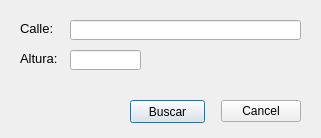
<?xml version="1.0" encoding="UTF-8"?>
<ui version="4.0">
 <class>dlgBuscarDireccion</class>
 <widget class="QDialog" name="dlgBuscarDireccion">
  <property name="geometry">
   <rect>
    <x>0</x>
    <y>0</y>
    <width>321</width>
    <height>138</height>
   </rect>
  </property>
  <property name="windowTitle">
   <string>Buscar Dirección</string>
  </property>
  <widget class="QDialogButtonBox" name="buttonBox">
   <property name="geometry">
    <rect>
     <x>220</x>
     <y>100</y>
     <width>81</width>
     <height>23</height>
    </rect>
   </property>
   <property name="orientation">
    <enum>Qt::Horizontal</enum>
   </property>
   <property name="standardButtons">
    <set>QDialogButtonBox::Cancel</set>
   </property>
  </widget>
  <widget class="QPushButton" name="btnBuscar">
   <property name="geometry">
    <rect>
     <x>130</x>
     <y>100</y>
     <width>75</width>
     <height>23</height>
    </rect>
   </property>
   <property name="text">
    <string>Buscar</string>
   </property>
   <property name="default">
    <bool>true</bool>
   </property>
  </widget>
  <widget class="QLineEdit" name="txtCalle">
   <property name="geometry">
    <rect>
     <x>70</x>
     <y>20</y>
     <width>231</width>
     <height>20</height>
    </rect>
   </property>
   <property name="font">
    <font>
     <pointsize>10</pointsize>
    </font>
   </property>
  </widget>
  <widget class="QLineEdit" name="txtAltura">
   <property name="geometry">
    <rect>
     <x>70</x>
     <y>50</y>
     <width>71</width>
     <height>20</height>
    </rect>
   </property>
   <property name="font">
    <font>
     <pointsize>10</pointsize>
    </font>
   </property>
  </widget>
  <widget class="QLabel" name="label_2">
   <property name="geometry">
    <rect>
     <x>20</x>
     <y>50</y>
     <width>41</width>
     <height>16</height>
    </rect>
   </property>
   <property name="font">
    <font>
     <pointsize>10</pointsize>
    </font>
   </property>
   <property name="text">
    <string>Altura:</string>
   </property>
  </widget>
  <widget class="QLabel" name="label">
   <property name="geometry">
    <rect>
     <x>20</x>
     <y>20</y>
     <width>41</width>
     <height>16</height>
    </rect>
   </property>
   <property name="font">
    <font>
     <pointsize>10</pointsize>
    </font>
   </property>
   <property name="layoutDirection">
    <enum>Qt::LeftToRight</enum>
   </property>
   <property name="text">
    <string>Calle:</string>
   </property>
  </widget>
 </widget>
 <resources/>
 <connections>
  <connection>
   <sender>buttonBox</sender>
   <signal>accepted()</signal>
   <receiver>dlgBuscarDireccion</receiver>
   <slot>accept()</slot>
   <hints>
    <hint type="sourcelabel">
     <x>248</x>
     <y>254</y>
    </hint>
    <hint type="destinationlabel">
     <x>157</x>
     <y>274</y>
    </hint>
   </hints>
  </connection>
  <connection>
   <sender>buttonBox</sender>
   <signal>rejected()</signal>
   <receiver>dlgBuscarDireccion</receiver>
   <slot>reject()</slot>
   <hints>
    <hint type="sourcelabel">
     <x>316</x>
     <y>260</y>
    </hint>
    <hint type="destinationlabel">
     <x>286</x>
     <y>274</y>
    </hint>
   </hints>
  </connection>
 </connections>
</ui>
